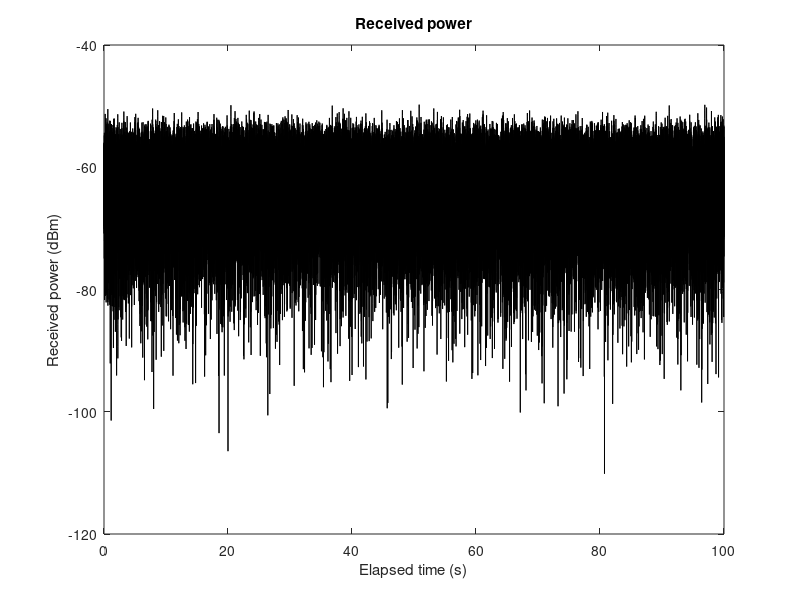
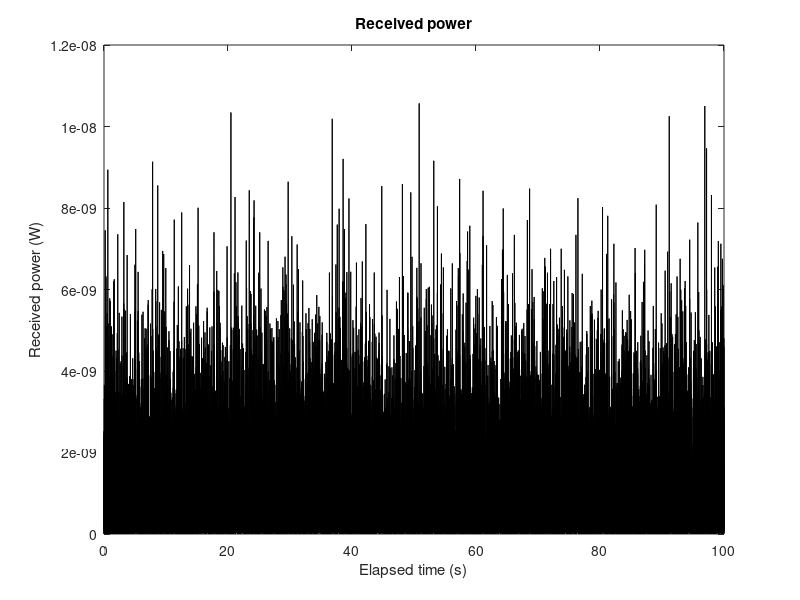
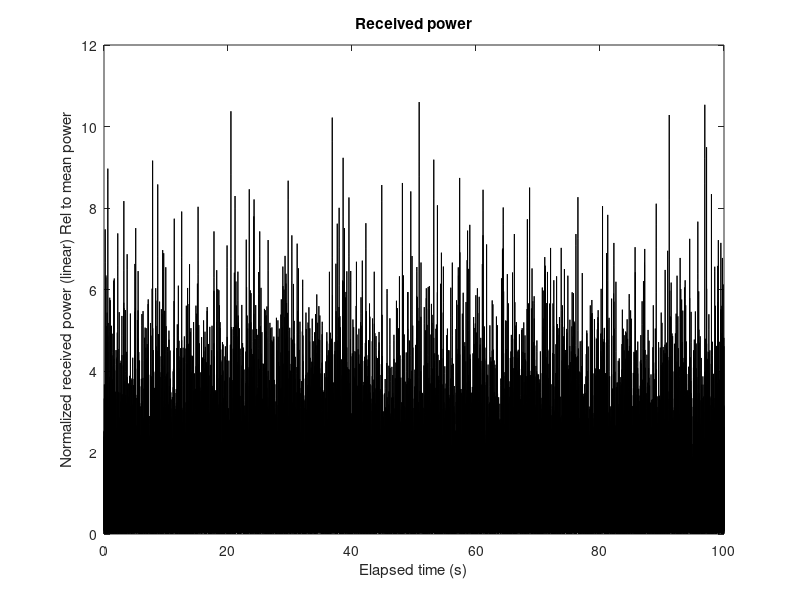

MATLAB code to generate these figures, in order: (Note: this script raises an error after producing the figures.)
% fitExponential

clear,  clc, close all

load RayleighSeries
% load unknownSerues

% ------------------------------------------------------------

timeAxis = time_axis;       % timeAxis in s
P = PdBm;                   % P in dBm

figure,plot(timeAxis,P,'k')
title('Received power')
ylabel('Received power (dBm)')
xlabel('Elapsed time (s)')

p = 10.^(P/10);   % now p is in mW
p = p/1000;       % now p is in W

p_mean = mean(p);
10*log10(mean(p)*1e3)

p_norm = p/p_mean;     % normalize the power wrt its mean value

mean_p_norm = mean(p_norm)

figure,plot(timeAxis,p,'k')
title('Received power')
ylabel('Received power (W)')
xlabel('Elapsed time (s)')

figure,plot(timeAxis,p_norm,'k')
title('Received power')
ylabel('Normalized received power (linear) Rel to mean power')
xlabel('Elapsed time (s)')

[pdfX, pdfY, CDFx,CDFy, stepp] = ...
    fpdfCDFbins(p_norm, 100); % compute experimental pdf and CDF

CDFyTheoretical = 1 - exp(-CDFx/mean_p_norm);

figure, hold on
plot(CDFx,CDFyTheoretical,'k','LineWidth',1.0) 
plot(CDFx,CDFy,':k','LineWidth',1.5) 
% bar(CDFx,CDFy,1 ,'y')
title('Sample CDF')
ylabel('Probability the abscissa is not exceeded')
xlabel('Normalized received voltage (vnorm)')
legend('Theoretical','Sample')
ylim([0 1])

%% pdf ===============================================

[pdfX, pdfY, CDFx,CDFy, step] = ...
    fpdfCDFbins(p_norm, 20); % compute experimental pdf and CDF

pdfRayTheor = (1/mean_p_norm).*exp(-pdfX/mean_p_norm); 

pdfApprox = pdfRayTheor*step;

figure,hold on
plot(pdfX, pdfRayTheor, 'k', 'LineWidth',2)
bar(pdfX, pdfY, 1.0,'y')
plot(pdfX, pdfApprox, '--r', 'LineWidth',2)
title('Histogam of theoretical Rayleigh and of series')
legend('Theoretical','Histogram','Approx')
xlabel('Normalized voltage, linear')
ylabel('pdf')
